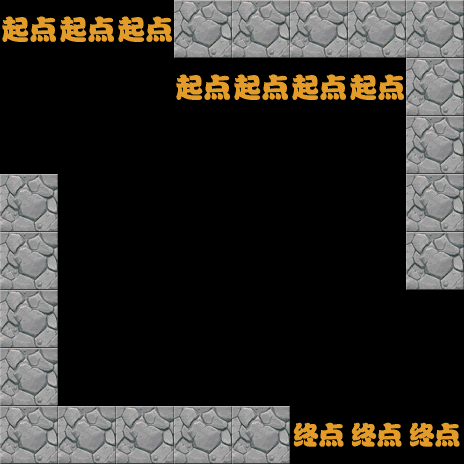

Tiled map render using the project's own tile images. Description and the map definition, with tile-layer contents summarised, below:
An orthogonal 8x8 tile map with 58x58 px tiles, 8 tile layers (1-layer, 2-layer, 3-layer, 4-layer, ...).

<map version="1.0" orientation="orthogonal" renderorder="right-down" width="8" height="8" tilewidth="58" tileheight="58">
 <tileset firstgid="1" name="backgroundBlock" tilewidth="58" tileheight="58">
  <image source="backgroundBlock.png" width="348" height="870" />
 </tileset>
 <layer name="1-layer" width="8" height="8">
  <data>[64 cells, 47 non-empty, 1 distinct tile ids]</data>
 </layer>
 <layer name="2-layer" width="8" height="8">
  <data>[64 cells, 58 non-empty, 1 distinct tile ids]</data>
 </layer>
 <layer name="3-layer" width="8" height="8">
  <data>[64 cells, 43 non-empty, 1 distinct tile ids]</data>
 </layer>
 <layer name="4-layer" width="8" height="8">
  <data>[64 cells, 55 non-empty, 1 distinct tile ids]</data>
 </layer>
 <layer name="5-layer" width="8" height="8">
  <data>[64 cells, 57 non-empty, 1 distinct tile ids]</data>
 </layer>
 <layer name="6-layer" width="8" height="8">
  <data>[64 cells, 54 non-empty, 2 distinct tile ids]</data>
 </layer>
 <layer name="7-layer" width="8" height="8">
  <data>[64 cells, 63 non-empty, 1 distinct tile ids]</data>
 </layer>
 <layer name="8-layer" width="8" height="8">
  <data>[64 cells, 63 non-empty, 3 distinct tile ids]</data>
 </layer>
</map>
